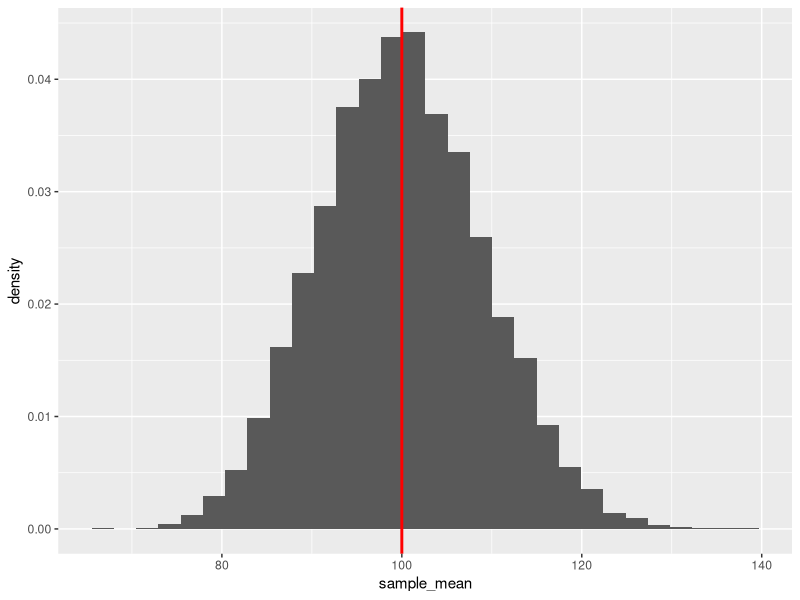
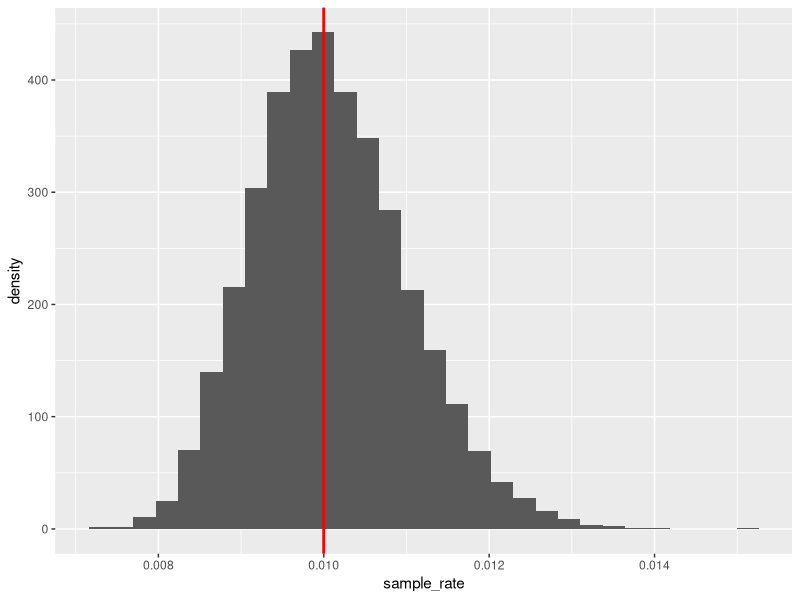
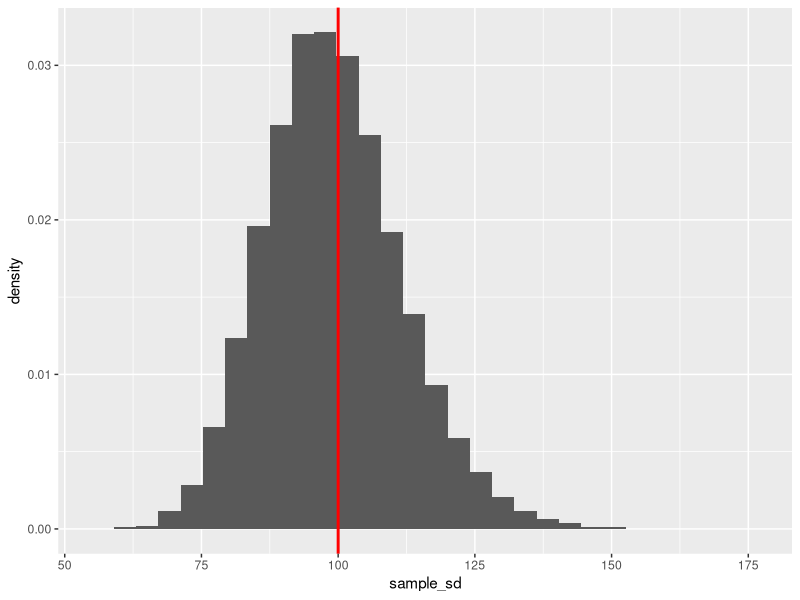
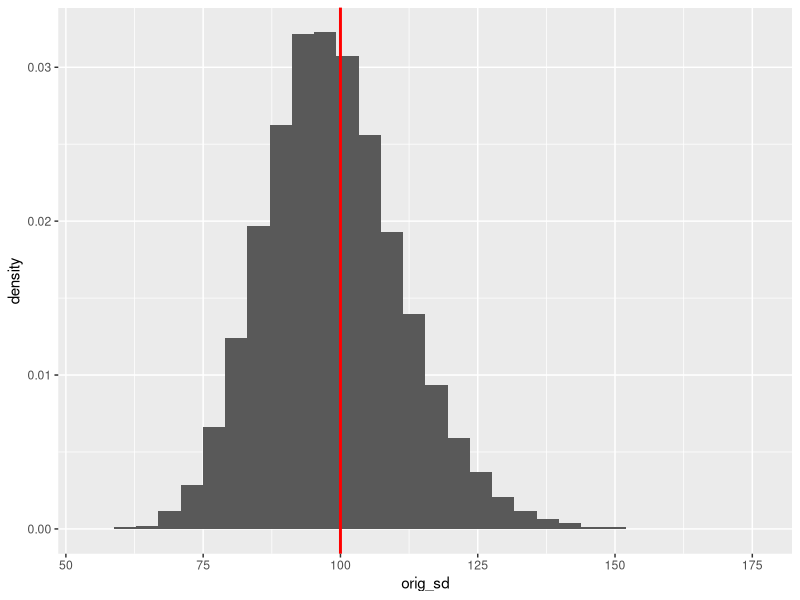
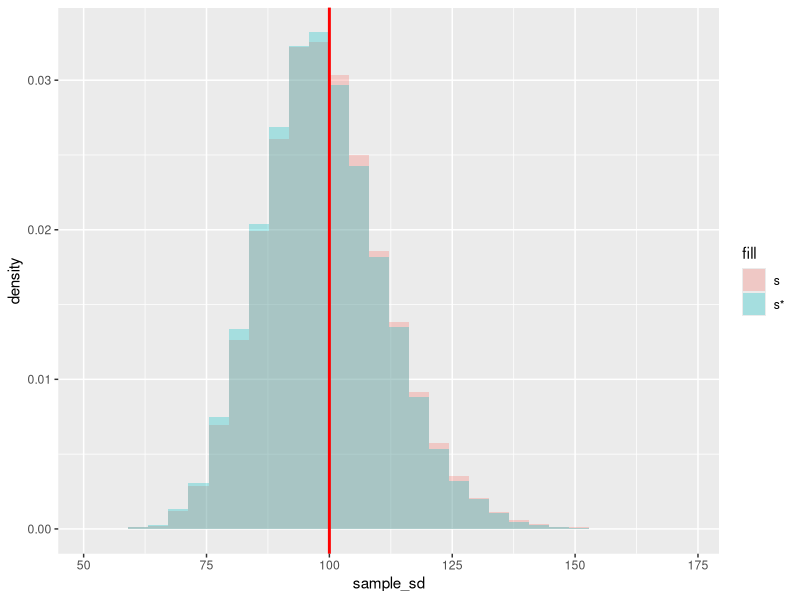
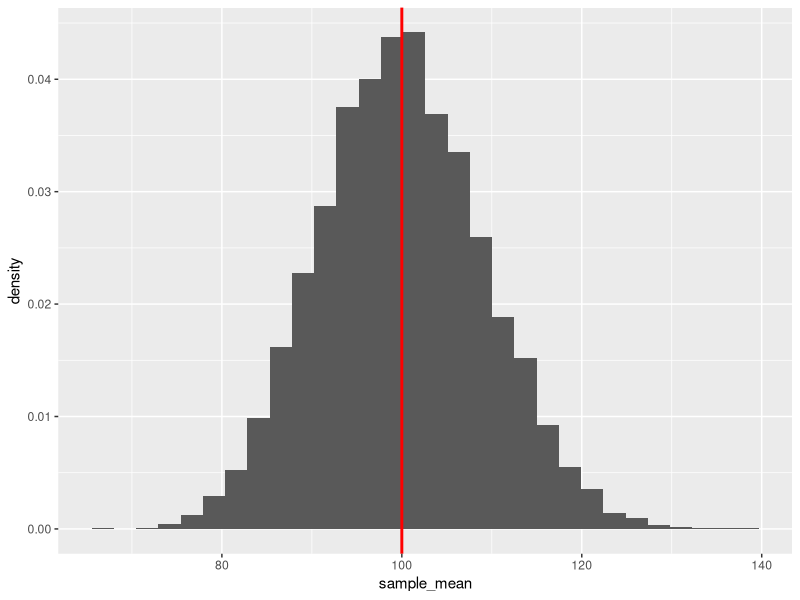
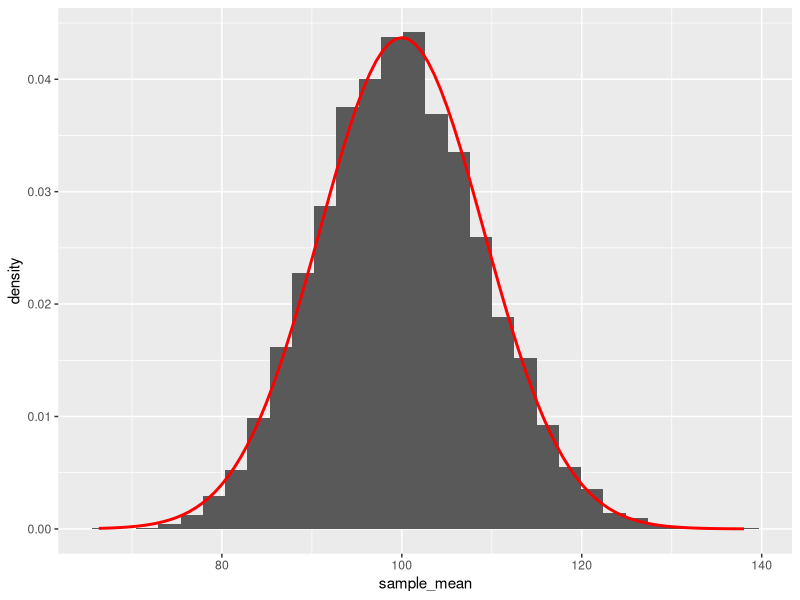
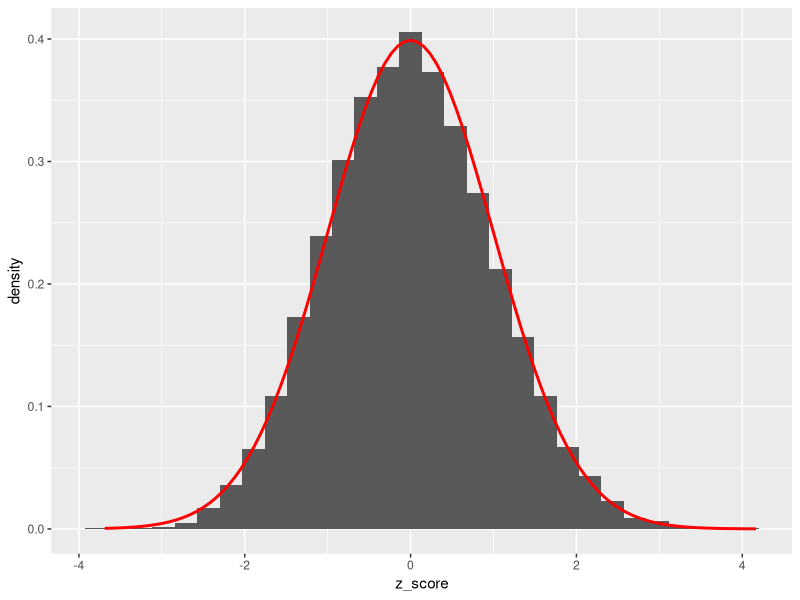

These figures' R source, in order:
## ---- chunk 1
knitr::opts_chunk$set(echo = TRUE)
## ---- chunk 2
rate <- 0.01
mu <- 1/rate
sigma <- 1/rate
## ---- chunk 3
sample_size <- 120
replication_number <- 10000

set.seed(1992)
exp_samples <- replicate(replication_number, rexp(n = sample_size, rate = rate))
exp_samples <- as.data.frame(t(exp_samples))

rownames(exp_samples) <- paste0("Sample",1:replication_number)
colnames(exp_samples) <- paste0("Element",1:sample_size)
head(exp_samples)
## ---- chunk 4
exp_samples$sample_mean <- apply(exp_samples[,1:sample_size], 1, mean)
exp_samples$sample_sd <- apply(exp_samples[,1:sample_size], 1, sd)
head(exp_samples[,(sample_size-1):ncol(exp_samples)]) # look at the last 4 columns
## ---- chunk 5
exp_samples$sample_rate <- 1 / exp_samples$sample_mean
head(exp_samples[,(sample_size-1):ncol(exp_samples)])
## ---- chunk 6
library(ggplot2)
ggplot(exp_samples, aes(x=sample_mean)) + geom_histogram(aes(y = after_stat(density))) +
  geom_vline(xintercept = mu, color="red", linewidth=1)
## ---- chunk 7
ggplot(exp_samples, aes(x=sample_rate)) + geom_histogram(aes(y = after_stat(density))) +
  geom_vline(xintercept = rate, color="red", linewidth=1)
## ---- chunk 8
ggplot(exp_samples, aes(x=sample_sd)) + geom_histogram(aes(y = after_stat(density))) +
  geom_vline(xintercept = sigma, color="red", linewidth=1)
## ---- chunk 9
original_sd <- function(x) sqrt(mean((x-mean(x))^2))
## ---- chunk 10
exp_samples$orig_sd <- apply(exp_samples[,1:sample_size], 1, original_sd)
head(exp_samples[,(sample_size-1):ncol(exp_samples)])
## ---- chunk 11
ggplot(exp_samples, aes(x=orig_sd)) + geom_histogram(aes(y = after_stat(density))) +
  geom_vline(xintercept = sigma, color="red", linewidth=1)
## ---- chunk 12
ggplot(exp_samples) +
  geom_histogram(aes(x=sample_sd, y = after_stat(density), fill="s"), alpha=0.3) +
  geom_histogram(aes(x=orig_sd, y = after_stat(density), fill="s*"), alpha=0.3) +
  geom_vline(xintercept = sigma, color="red", linewidth=1)
## ---- chunk 13
c(mean(exp_samples$sample_mean),
  mean(exp_samples$sample_sd),
  mean(exp_samples$orig_sd),
  mean(exp_samples$sample_rate))
## ---- chunk 14
round(mean(exp_samples$sample_mean) - mu,5)
## ---- chunk 15
c(round(mean(exp_samples$sample_sd) - sigma,5),
  round(mean(exp_samples$orig_sd) - sigma,5))
## ---- chunk 16
original_sd(exp_samples$sample_mean)
## ---- chunk 17
original_sd(exp_samples$sample_sd)
## ---- chunk 18
original_sd(exp_samples$orig_sd)
## ---- chunk 19
c(original_sd(exp_samples$sample_mean),
  sigma/sqrt(sample_size))
## ---- chunk 20
MSE_uncorr_sd <- mean((exp_samples$orig_sd - sigma)^2)
MSE_uncorr_sd
## ---- chunk 21
Bs_uncorr_sd <- mean(exp_samples$orig_sd) - sigma
SE_uncorr_sd <- original_sd(exp_samples$orig_sd)

MSE_uncorr_sd_Sum <- Bs_uncorr_sd^2 + SE_uncorr_sd^2

c(MSE_uncorr_sd, MSE_uncorr_sd_Sum)
## ---- chunk 22
MSE_mean <- mean((exp_samples$sample_mean - mu)^2)
SE_mean <- original_sd(exp_samples$sample_mean)

c(MSE_mean, SE_mean^2)
## ---- chunk 23
# Biased Estimator = Uncorrected SD
MSE_uncorr_sd <- mean((exp_samples$orig_sd - sigma)^2)

# Unbiased Estimator = Corrected SD
MSE_corr_sd <- mean((exp_samples$sample_sd- sigma)^2)

# Result
c(MSE_uncorr_sd, MSE_corr_sd)
## ---- chunk 24
ggplot(exp_samples, aes(x=sample_mean)) + geom_histogram(aes(y = after_stat(density))) +
  geom_vline(xintercept = mu, color="red", linewidth=1)
## ---- chunk 25
se_mean_theor <- sigma/sqrt(sample_size)
se_mean_theor
## ---- chunk 26
ggplot(data = exp_samples, mapping = aes(x=sample_mean)) + geom_histogram(aes(y = after_stat(density))) +
  stat_function(fun = dnorm, 
                args = list(mean = mu, sd = se_mean_theor),
                col = 'red',
                linewidth = 1)
## ---- chunk 27
exp_samples$z_score <- (exp_samples$sample_mean - mu)/se_mean_theor

ggplot(data = exp_samples, mapping = aes(x=z_score)) + geom_histogram(aes(y = after_stat(density))) +
  stat_function(fun = dnorm, 
                args = list(mean = 0, sd = 1),
                col = 'red',
                linewidth = 1)
## ---- chunk 28
round(c(mean(exp_samples$z_score),
        sd(exp_samples$z_score)), 2)
## ---- chunk 29
exp_samples$t_score <- (exp_samples$sample_mean - mu)/(exp_samples$sample_sd/sqrt(sample_size))

ggplot(data = exp_samples, mapping = aes(x=t_score)) + geom_histogram(aes(y = after_stat(density))) +
  stat_function(fun = dnorm, 
                args = list(mean = 0, sd = 1),
                col = 'red',
                linewidth = 1) +
  stat_function(fun = dt, 
                args = list(df = sample_size-1),
                col = 'blue',
                linewidth = 1)
## ---- chunk 30
t_mult <- qt(1-0.02/2, df = sample_size-1)
exp_samples$ci_mean_low_t <- exp_samples$sample_mean - exp_samples$sample_sd/sqrt(sample_size) * t_mult
exp_samples$ci_mean_upp_t <- exp_samples$sample_mean + exp_samples$sample_sd/sqrt(sample_size) * t_mult
head(exp_samples[,c("ci_mean_low_t", "ci_mean_upp_t")])
## ---- chunk 31
mean((exp_samples$ci_mean_low_t <= mu) & (exp_samples$ci_mean_upp_t >= mu))
## ---- chunk 32
z_mult <- qnorm(1-0.02/2)
exp_samples$ci_mean_low_z <- exp_samples$sample_mean - exp_samples$sample_sd/sqrt(sample_size) * z_mult
exp_samples$ci_mean_upp_z <- exp_samples$sample_mean + exp_samples$sample_sd/sqrt(sample_size) * z_mult
mean((exp_samples$ci_mean_low_z <= mu) & (exp_samples$ci_mean_upp_z >= mu))
## ---- chunk 33
c(qnorm(1-0.05/2),
  qnorm(1-0.02/2))
## ---- chunk 34
alpha_vector = c(0.2, 0.1, 0.05, 0.01, 0.001)
selected_sample <- 666

for (current_alpha in alpha_vector) {
  lower <- exp_samples$sample_mean[selected_sample] -
    (exp_samples$sample_sd[selected_sample]/sqrt(sample_size))*
    qnorm(1-current_alpha/2)
  upper <- exp_samples$sample_mean[selected_sample] +
    (exp_samples$sample_sd[selected_sample]/sqrt(sample_size))*
    qnorm(1-current_alpha/2)
  print(paste0("Confidence: ",(1-current_alpha)*100,"% - Conf. Int.: [",
               round(lower,2), ", ",round(upper,2),"]"))
}
## ---- chunk 35
alpha_vector <- c(0.2, 0.1, 0.05, 0.01, 0.001)
new_sample_size <- 20
sample_666_size20 <- as.numeric(exp_samples[666,1:new_sample_size])

for (current_alpha in alpha_vector) {
  lower <- mean(sample_666_size20) - (sd(sample_666_size20)/sqrt(new_sample_size))*qnorm(1-current_alpha/2)
  upper <- mean(sample_666_size20) + (sd(sample_666_size20)/sqrt(new_sample_size))*qnorm(1-current_alpha/2)
  print(paste0("Confidence: ",(1-current_alpha)*100,"% - Conf. Int.: [",
               round(lower,2), ", ",round(upper,2),"]"))
}
## ---- chunk 36
se_lambda_empir <- sqrt(mean((exp_samples$sample_rate - rate)^2))
se_lambda_empir
## ---- chunk 37
sample_666 <- as.numeric(t(exp_samples[666,1:sample_size]))

# function definition
neg_log_likelihood_expon <- function(theta_expon){
  log_lik_observations <- log(dexp(x = sample_666,
                                   rate = theta_expon))
  return(-sum(log_lik_observations))
}

# do the MLE with optim
expon_ml <- optim(0.001, neg_log_likelihood_expon, hessian = TRUE)
c(expon_ml$par, exp_samples$sample_rate[666]) # check estimate
## ---- chunk 38
se_lambda_approx <- sqrt(solve(expon_ml$hessian)[1,1])
c(se_lambda_approx, se_lambda_empir)
## ---- chunk 39
c(expon_ml$par - se_lambda_approx*qnorm(1-0.03/2),
  expon_ml$par + se_lambda_approx*qnorm(1-0.03/2))
## ---- chunk 40
n <- 180
mu <- 60
sigma <- 20

set.seed(1992)
just_a_normal_sample <- rnorm(n = n, mean = mu, sd = sigma)
hist(just_a_normal_sample)
## ---- chunk 41
# negative log-likelihood function definition
neg_log_likelihood_norm <- function(theta_norm){
  log_lik_observations <- log(dnorm(x = just_a_normal_sample,
                                    mean = theta_norm[1],
                                    sd = theta_norm[2]))
  return(-sum(log_lik_observations))
}

# numerical MLE
norm_ml <- optim(c(250, 250), neg_log_likelihood_norm, hessian = TRUE)
c(norm_ml$par) # see the estimators
## ---- chunk 42
norm_ml$hessian
## ---- chunk 43
varcov_ml <- solve(norm_ml$hessian)
varcov_ml
## ---- chunk 44
c(sd(just_a_normal_sample)^2/n,
  varcov_ml[1,1])
## ---- chunk 45
varcov_ml[2,1]/(sqrt(varcov_ml[1,1])*sqrt(varcov_ml[2,2]))
## ---- chunk 46
ess <- readxl::read_excel("ess_hun_2024.xlsx")
str(ess)
## ---- chunk 47
ess_small <- ess[!is.na(ess$DailyNetUse) & (ess$DailyNetUse > 0),
                 c("idno", "DailyNetUse", "PartyPreference")]
str(ess_small)
## ---- chunk 48
library(fitdistrplus)
fit_lnorm <- fitdist(ess_small$DailyNetUse, "lnorm", method = "mle")
## ---- chunk 49
summary(fit_lnorm)
## ---- chunk 50
lnorm_byparty <- data.frame(Party=unique(ess_small$PartyPreference),
                            meanlog = NA,
                            se = NA)

for (party in lnorm_byparty$Party) {
  fit_temp <- fitdist(ess_small$DailyNetUse[ess_small$PartyPreference==party],
                      "lnorm", method = "mle")
  lnorm_byparty$meanlog[lnorm_byparty$Party==party] = fit_temp$estimate["meanlog"]
  lnorm_byparty$se[lnorm_byparty$Party==party] = fit_temp$sd["meanlog"]
}

lnorm_byparty
## ---- chunk 51
lnorm_byparty$ci_low <- lnorm_byparty$meanlog - lnorm_byparty$se * qnorm(1-0.05/2)
lnorm_byparty$ci_upp <- lnorm_byparty$meanlog + lnorm_byparty$se * qnorm(1-0.05/2)
lnorm_byparty
## ---- chunk 52
ggplot(lnorm_byparty, aes(x = reorder(Party, meanlog), y=meanlog, fill = Party)) +
  geom_bar(stat = "identity") +
  geom_errorbar(aes(ymin=ci_low, ymax=ci_upp)) +
  coord_flip()
